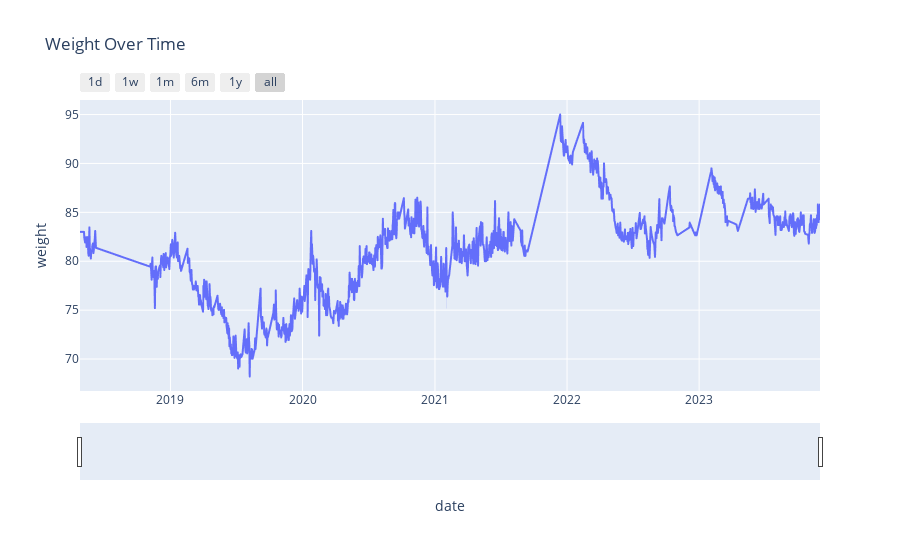

Notebook source saved alongside this figure:
### Code cell
# Plot using the function
interactive_time_series(df_eda)

### Figure 1 — Plotly figure (JSON) as saved in the notebook; plotly's stock layout.template omitted (floating-point values rounded to 4 significant figures; data arrays with more than 128 entries replaced by an {"elided": "..."} marker saying what was removed)
{"data": [{"hovertemplate": "date=%{x}<br>weight=%{y}<extra></extra>", "legendgroup": "", "line": {"color": "#636efa", "dash": "solid"}, "marker": {"symbol": "circle"}, "mode": "lines", "name": "", "showlegend": false, "type": "scattergl", "x": {"elided": "2046 str values"}, "xaxis": "x", "y": {"elided": "2046 float values"}, "yaxis": "y"}], "layout": {"legend": {"tracegroupgap": 0}, "title": {"text": "Weight Over Time"}, "xaxis": {"anchor": "y", "domain": [0, 1], "rangeselector": {"buttons": [{"count": 1, "label": "1d", "step": "day", "stepmode": "backward"}, {"count": 7, "label": "1w", "step": "day", "stepmode": "backward"}, {"count": 1, "label": "1m", "step": "month", "stepmode": "backward"}, {"count": 6, "label": "6m", "step": "month", "stepmode": "backward"}, {"count": 1, "label": "1y", "step": "year", "stepmode": "backward"}, {"step": "all"}]}, "rangeslider": {"visible": true}, "title": {"text": "date"}, "type": "date"}, "yaxis": {"anchor": "x", "domain": [0, 1], "title": {"text": "weight"}}}}
